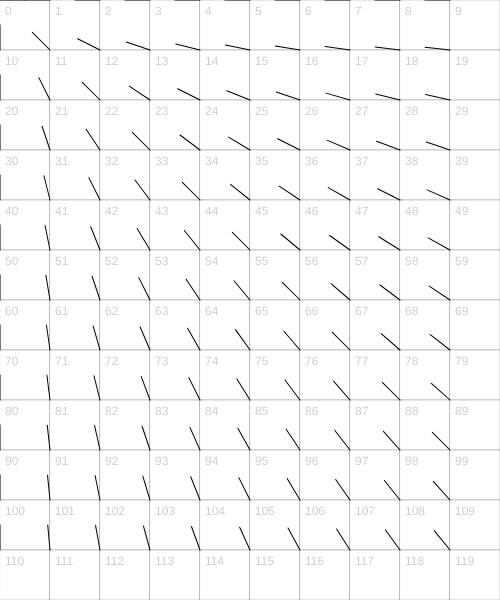
Frame 1 (no input)
Frame 60 (no input): identical to frame 1, image omitted
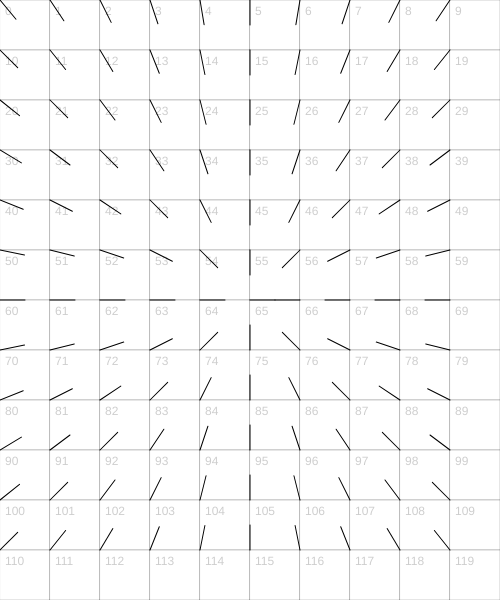
Frame 120 (the mouse pressed at the canvas centre since frame 60)

The p5.js sketch that drew these frames (run headless with seeded random() and noise() and a simulated clock; from frame 60 on, the mouse is pressed at the canvas centre):

// p5.js sketch
// ── sketch.js
let RESOLUTION = 50;
let rows, cols;

function setup() {
  createCanvas(500, 600);
  rows = ceil(width / RESOLUTION);
  cols = ceil(height / RESOLUTION);
}

function draw() {
  background(255);

  for (let y = 0; y < cols; y++) {
    for (let x = 0; x < rows; x++) {
      let index = x + y * rows; // ***

      push();
      
      // draw the rectangles
      translate(x * RESOLUTION, y * RESOLUTION);
      stroke(0,50);
      rect(0, 0, RESOLUTION, RESOLUTION);
      fill(0,50);
      noStroke();
      text(index, 5, 15);

      // draw the lines
      let xFreq = x * 0.1;
      let yFreq = y * 0.1;
      let noiseValue = noise(xFreq, yFreq);
      //let angle = map(noiseValue, 0, 1, 0, TWO_PI);
      
      let mouse = createVector(mouseX, mouseY);
      let pos = createVector(x * RESOLUTION, y * RESOLUTION);
      let vector = p5.Vector.sub(mouse, pos);
      let angle = vector.heading();

      rotate(angle);
      stroke(0);
      line(0,0,RESOLUTION/2,0);
      
      pop();
    }
  }
}
